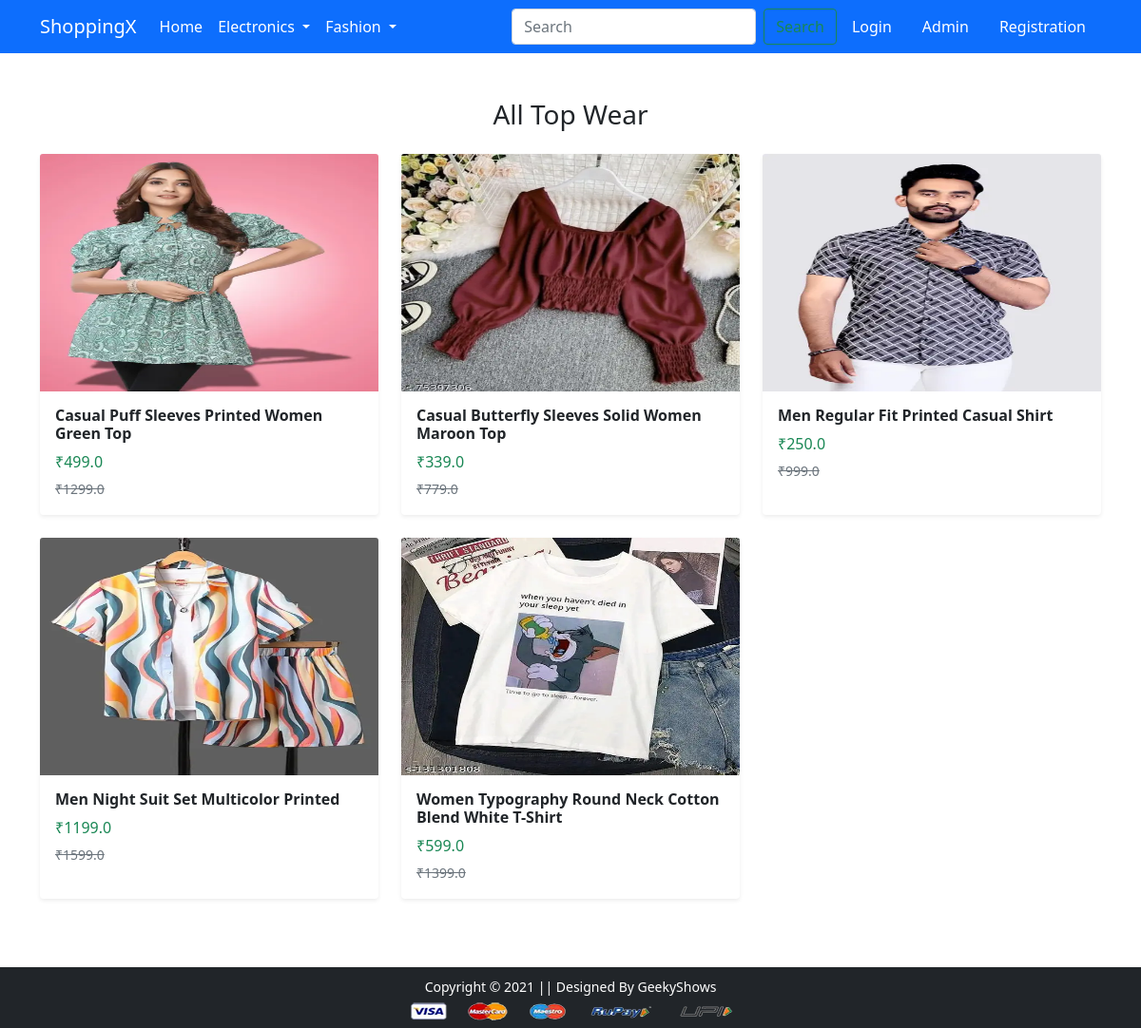
Screenshot of /topwear/ with the database file from the repository.
### app/models.py (models this page shows, shortened)
class Product(models.Model):
    title = models.CharField(max_length=100)
    selling_price = models.FloatField()
    discounted_price = models.FloatField()
    description = models.TextField()
    brand = models.CharField(max_length=100)
    category = models.CharField(max_length=2, choices=CATEGORY_CHOICES)
    product_image = models.ImageField(upload_to='productimg')

### app/views.py (the view)
# urls.py: path('topwear/', views.topwear, name='topwear'),
def topwear(request):
    topwears = Product.objects.filter(category='TW')
    return render(request, 'app/topwear.html', {'topwears': topwears})

### app/templates/app/topwear.html (shortened to what this page needs)
{% extends 'app/base.html' %}
{% load static %}
{% block main-content %}
<div class="container my-5">
  <h3 class="mb-4 text-center">All Top Wear</h3>
  <div class="row">
    {% for product in topwears %}
    <div class="col-md-4 col-sm-6 mb-4">
      <div class="card h-100 shadow-sm border-0">
        <a href="{% url 'product-detail' product.id %}" class="text-decoration-none text-dark">
          <img src="{{ product.product_image.url }}" class="card-img-top" alt="{{ product.title }}" height="250">
          <div class="card-body">
            <h6 class="card-title fw-bold">{{ product.title }}</h6>
            <p class="mb-1 text-success">₹{{ product.discounted_price }}</p>
            <small class="text-muted text-decoration-line-through">₹{{ product.selling_price }}</small>
          </div>
        </a>
      </div>
    </div>
    {% empty %}
    <div class="col-12">
      <p class="text-center">No topwears available.</p>
    </div>
    {% endfor %}
  </div>
</div>
{% endblock main-content %}

### rows the page displays
Product: product_image (picture), title "Casual Puff Sleeves Printed Women Green Top", discounted_price "499.0", selling_price "1299.0"
Product: product_image (picture), title "Casual Butterfly Sleeves Solid Women Maroon Top", discounted_price "339.0", selling_price "779.0"
Product: product_image (picture), title "Men Regular Fit Printed Casual Shirt", discounted_price "250.0", selling_price "999.0"
Product: product_image (picture), title "Men Night Suit Set Multicolor Printed", discounted_price "1199.0", selling_price "1599.0"
Product: product_image (picture), title "Women Typography Round Neck Cotton Blend White T-Shirt", discounted_price "599.0", selling_price "1399.0"
